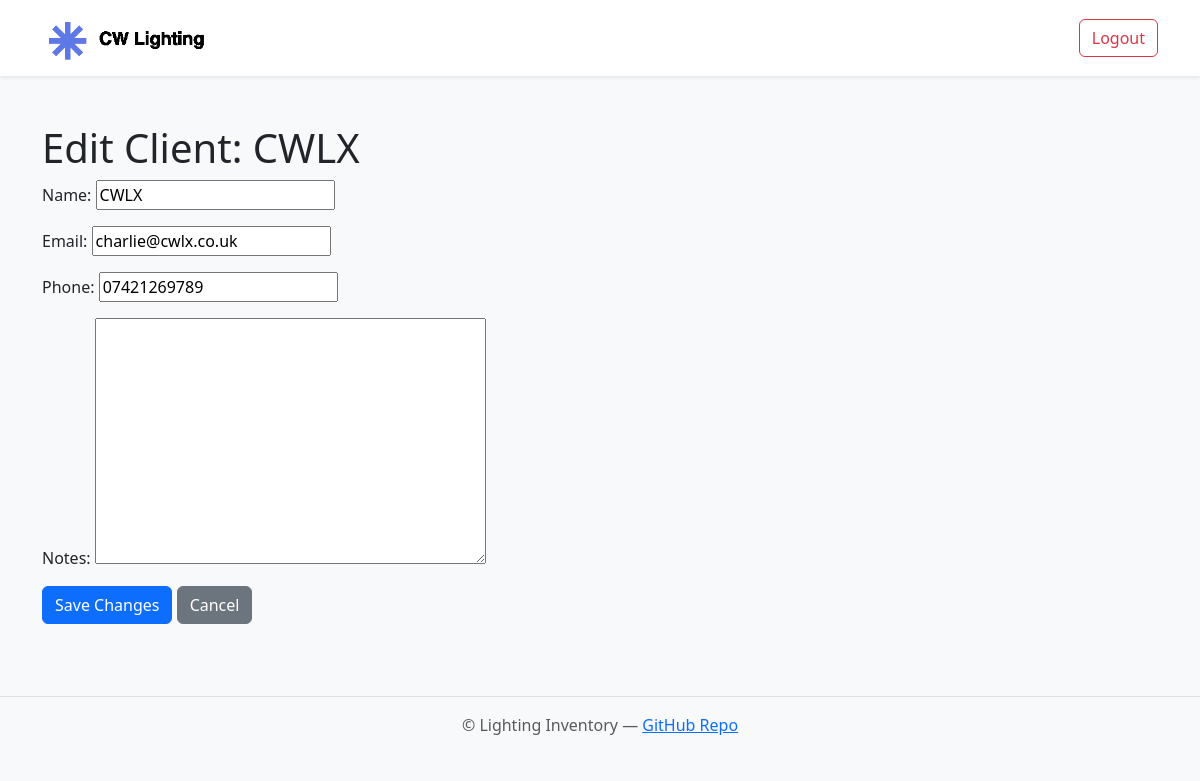
Page /bookings/clients/1/edit/ (signed in) on the committed database.
### bookings/models.py (models this page shows, shortened)
class Client(models.Model):
    name = models.CharField(max_length=255)
    email = models.EmailField(blank=True, null=True)
    phone = models.CharField(max_length=50, blank=True, null=True)
    notes = models.TextField(blank=True, null=True)

### bookings/views.py (the view)
# urls.py: path('clients/<int:client_id>/edit/', views.edit_client, name='edit_client'),
def edit_client(request, client_id):
    client = get_object_or_404(Client, id=client_id)
    if request.method == "POST":
        form = ClientForm(request.POST, instance=client)
        if form.is_valid():
            form.save()
            return redirect('bookings:client_detail', client_id=client.pk)
    else:
        form = ClientForm(instance=client)
    return render(request, 'bookings/edit_client.html', {'form': form, 'client': client})

### bookings/forms.py
class ClientForm(forms.ModelForm):
    class Meta:
        model = Client
        fields = ['name', 'email', 'phone', 'notes']

### bookings/templates/bookings/edit_client.html (shortened to what this page needs)
{% extends "base.html" %}
{% block content %}
<h1>Edit Client: {{ client.name }}</h1>
<form method="post">
  {{ form.as_p }}
  <button type="submit" class="btn btn-primary">Save Changes</button>
  <a href="{% url 'bookings:client_detail' client.id %}" class="btn btn-secondary">Cancel</a>
</form>
{% endblock %}

### rows in the picture
Client: name "CWLX", email "charlie@cwlx.co.uk", phone "07421269789"
